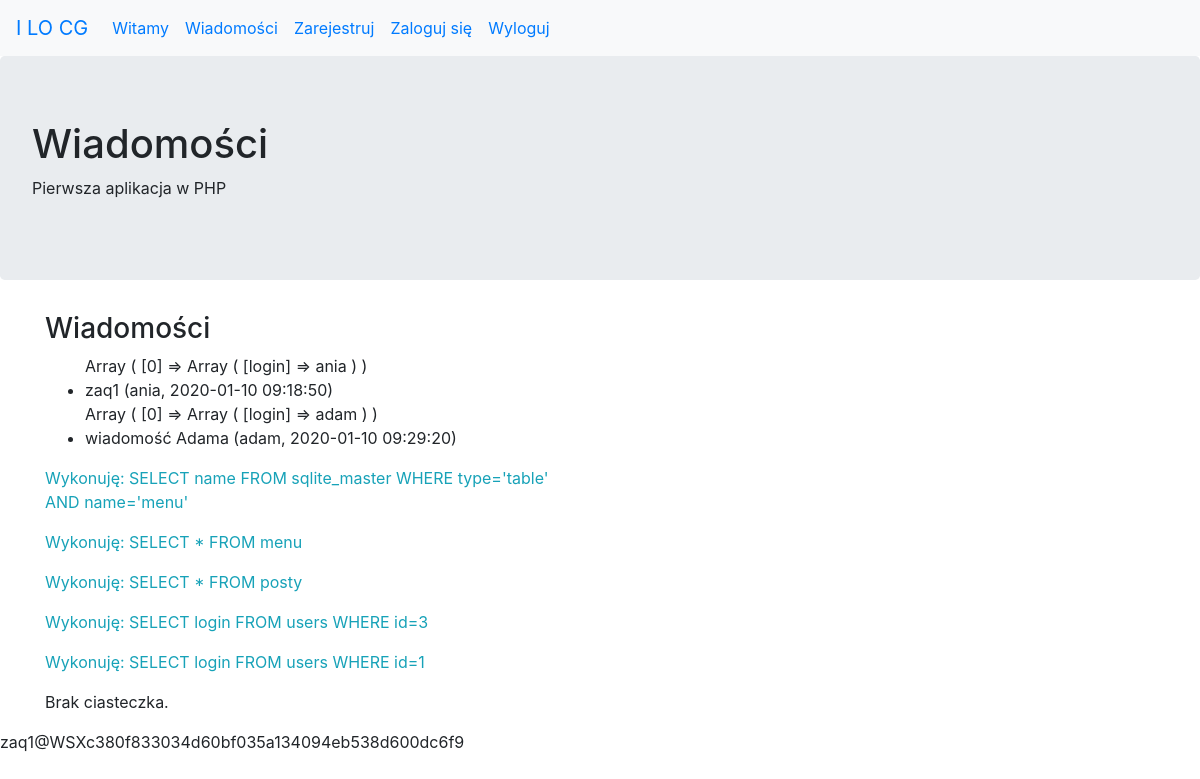
The page /?id=2 on the database its author committed.
### tables this page shows
CREATE TABLE menu (
	id INTEGER PRIMARY KEY AUTOINCREMENT,
	plik CHAR(20) NOT NULL,
	tytul VARCHAR(30) NOT NULL,
	pozycja INTEGER DEFAULT 0
);

### inc/functions.php (the view, shortened to what this page needs)
<?php
function get_menu($id, &$strona) {
  Baza::db_query('SELECT * FROM menu');
  foreach (Baza::$ret as $k => $t) {
    echo '
<li class="nav-item">
    <a class="nav-link';
    if ($t['id'] == $id) {
      echo ' active';
    }
    echo '" href="?id='.$t['id'].'">'.$t['tytul'].'</a>
</li>
    ';
  }
}
function get_page_title($strona) {
  if (array_key_exists('tytul', $strona))
    echo $strona['tytul'];
  else
    echo 'Aplikacja PHP';
}
function get_page_content($strona) {
  if (array_key_exists('plik', $strona))
    if (file_exists($strona['plik'].'.html'))
      include($strona['plik'].'.html');
    else
      include('404.html');
}
function get_koms($kom) {
  foreach ($kom as $k) {
    echo "<p class=\"text-info\">$k</p>";
  }
}
?>

### rows shown on the page
menu: tytul "Witamy"
menu: tytul "Wiadomości", plik "Wiadomości Array ( [0] => Array ( [login] => ania ) ) zaq1 (ania, 2020-01-10 09:18:50) Array ( [0] => Array ( [login] => adam ) ) wiadomość Adama (adam, 2020-01-10 09:29:20)"
menu: tytul "Zarejestruj"
menu: tytul "Zaloguj się"
menu: tytul "Wyloguj"

### other values the page prints
$q "SELECT name FROM sqlite_master WHERE type='table' AND name='menu'"
$q "SELECT * FROM menu"
$q "SELECT * FROM posty"
$q "SELECT login FROM users WHERE id=3"
$q "SELECT login FROM users WHERE id=1"
sha1('zaq1@WSX') "c380f833034d60bf035a134094eb538d600dc6f9"
